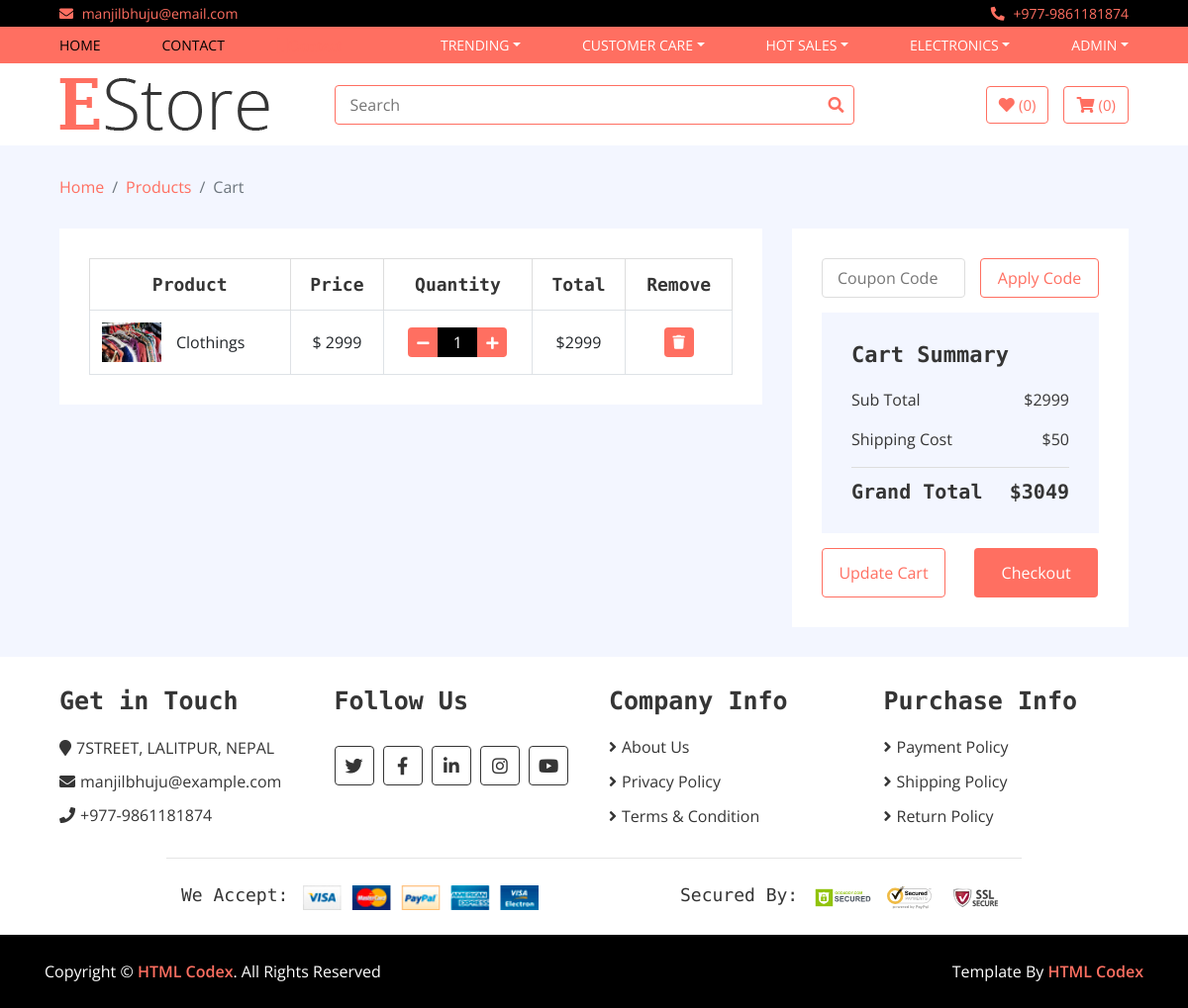
Page /my_cart (signed in) on the committed database.
### home/models.py (models this page shows, shortened)
class Category(models.Model):
    name = models.CharField(max_length = 100)
    logo = models.CharField(max_length=100)
    slug = models.TextField(unique=True)

class Cart(models.Model):
    username=models.CharField(max_length=200)
    slug=models.TextField()
    quantity=models.IntegerField(default=1)
    total=models.IntegerField()
    checkout=models.BooleanField(default=False)
    items=models.ForeignKey(Product,on_delete=models.CASCADE)

class Product(models.Model):
    name = models.CharField(max_length=200)
    price = models.IntegerField()
    discounted_price = models.IntegerField(default = 0)
    image = models.ImageField(upload_to='media')
    category = models.ForeignKey(Category,on_delete=models.CASCADE)
    subcategory = models.ForeignKey(SubCategory, on_delete=models.CASCADE)
    brand = models.ForeignKey(Brand,on_delete=models.CASCADE)
    description = models.TextField(blank=True)
    specification = RichTextField()
    slug = models.TextField(unique=True)
    stock = models.CharField(max_length=100,choices=STOCK)
    label = models.CharField(max_length=100,choices=LABELS, blank=True)

### home/views.py (the view)
# urls.py: path("my_cart", CartView.as_view(), name="my_cart"),
class CartView(BaseView):
    def get(self,request):
        grand_total = 0
        username = request.user.username
        self.views['my_carts'] = Cart.objects.filter(username=username,checkout=False)
        for i in self.views['my_carts']:
            grand_total = grand_total + i.total
        self.views['all_total'] = grand_total
        self.views['shipping'] = 50
        self.views['grand_total'] = grand_total + 50
        return render(request,'cart.html',self.views)

### templates/cart.html
{% extends 'base.html' %}
{% load static %}
{% block content %}
        <div class="breadcrumb-wrap">
            <div class="container-fluid">
                <ul class="breadcrumb">
                    <li class="breadcrumb-item"><a href="#">Home</a></li>
                    <li class="breadcrumb-item"><a href="#">Products</a></li>
                    <li class="breadcrumb-item active">Cart</li>
                </ul>
            </div>
        </div>
        <div class="cart-page">
            <div class="container-fluid">
                <div class="row">
                    <div class="col-lg-8">
                        <div class="cart-page-inner">
                            <div class="table-responsive">
                                <table class="table table-bordered">
                                    <thead class="thead-dark">
                                        <tr>
                                            <th>Product</th>
                                            <th>Price</th>
                                            <th>Quantity</th>
                                            <th>Total</th>
                                            <th>Remove</th>
                                        </tr>
                                    </thead>
                                    <tbody class="align-middle">
                                    {% for cart in my_carts %}
                                        <tr>
                                            <td>
                                                <div class="img">
                                                    <a href="#"><img src="{{cart.items.image.url}}" alt="Image"></a>
                                                    <p>{{cart.items.name}}</p>
                                                </div>
                                            </td>
                                            {% if cart.items.discounted_price > 0 %}
                                            <td>$ {{cart.items.discounted_price}}</td>
                                            {% else %}
                                            <td>$ {{cart.items.price}}</td>
                                            {% endif %}
                                            <td>
                                                <div class="qty">
                                                    <a href = "/reduce_cart/{{cart.slug}}"><button class="btn-minus"><i class="fa fa-minus"></i></button></a>
                                                    <input type="text" value="{{cart.quantity}}">
                                                    <a href = "/cart/{{cart.slug}}"><button class="btn-plus"><i class="fa fa-plus"></i></button></a>
                                                </div>
                                            </td>
                                            <td>${{cart.total}}</td>
                                            <td><a href = "/delete_cart/{{cart.slug}}"><button><i class="fa fa-trash"></i></button></a></td>
                                        </tr>
                                    {% endfor %}
                                    </tbody>
                                </table>
                            </div>
                        </div>
                    </div>
                    <div class="col-lg-4">
                        <div class="cart-page-inner">
                            <div class="row">
                                <div class="col-md-12">
                                    <div class="coupon">
                                        <input type="text" placeholder="Coupon Code">
                                        <button>Apply Code</button>
                                    </div>
                                </div>
                                <div class="col-md-12">
                                    <div class="cart-summary">
                                        <div class="cart-content">
                                            <h1>Cart Summary</h1>
                                            <p>Sub Total<span>${{all_total}}</span></p>
                                            <p>Shipping Cost<span>${{shipping}}</span></p>
                                            <h2>Grand Total<span>${{grand_total}}</span></h2>
                                        </div>
                                        <div class="cart-btn">
                                            <button>Update Cart</button>
                                            <button>Checkout</button>
                                        </div>
                                    </div>
                                </div>
                            </div>
                        </div>
                    </div>
                </div>
            </div>
        </div>
{% endblock %}

### templates/base.html (shortened to what this page needs)
<!DOCTYPE html>
{% load static %}
<html lang="en">
    <head>
        <link href="https://stackpath.bootstrapcdn.com/bootstrap/4.4.1/css/bootstrap.min.css" rel="stylesheet">
        <link href="https://cdnjs.cloudflare.com/ajax/libs/font-awesome/5.10.0/css/all.min.css" rel="stylesheet">
        <link href="{% static 'lib/slick/slick.css' %}" rel="stylesheet">
        <link href="lib/slick/slick-theme.css" rel="stylesheet">
        <link href="{% static 'css/style.css' %}" rel="stylesheet">
    </head>
    <body>
        <div class="top-bar">
            <div class="container-fluid">
                <div class="row">
                    <div class="col-sm-6">
                        <i class="fa fa-envelope"></i>
                        manjilbhuju@email.com
                    </div>
                    <div class="col-sm-6">
                        <i class="fa fa-phone-alt"></i>
                        +977-9861181874
                    </div>
                </div>
            </div>
        </div>
        <div class="nav">
            <div class="container-fluid">
                <nav class="navbar navbar-expand-md bg-dark navbar-dark">
                    <div class="collapse navbar-collapse justify-content-between" id="navbarCollapse">
                        <div class="navbar-nav mr-auto">
                            <a href="/" class="nav-item nav-link active">Home</a>
                        </div>
                        <div class="navbar-nav mr-auto">
                            <a href="/contact_us" class="nav-item nav-link active">Contact</a>
                        </div>
                        <div class="navbar-nav mr-auto">
                            <a name = "Contact" href="/contact_us" class="fa fa-mobile">Contact</a>
                        </div>
                        {% for cat in categories %}
                        <div class="navbar-nav ml-auto">
                            <div class="nav-item dropdown">
                                <a href="#" class="nav-link dropdown-toggle" data-toggle="dropdown">{{cat.name}}</a>
                            </div>
                        </div>
                        {% endfor %}
                        <div class="navbar-nav ml-auto">
                            <div class="nav-item dropdown">
                                {% if user.is_authenticated %}
                                <a href="#" class="nav-link dropdown-toggle" data-toggle="dropdown">{{user.username}}</a>
                                {% else %}
                                <a href="#" class="nav-link dropdown-toggle" data-toggle="dropdown">User Account</a>
                                <div class="dropdown-menu">
                                    <a href="/accounts/login" class="dropdown-item">Login</a>
                                    <a href="/signup" class="dropdown-item">Register</a>
                                </div>
                                {% endif%}
                            </div>
                        </div>
                    </div>
                </nav>
            </div>
        </div>
        <div class="bottom-bar">
            <div class="container-fluid">
                <div class="row align-items-center">
                    <div class="col-md-3">
                        <div class="logo">
                            <a href="index.html">
                                <img src="{% static 'img/logo.png' %}" alt="Logo">
                            </a>
                        </div>
                    </div>
                    <div class="col-md-6">
                        <form method = "GET" action="search">
                        <div class="search">
                            <input type="text" name = "query" placeholder="Search">
                            <button type = "submit"><i class="fa fa-search"></i></button>
                        </div>
                        </form>
                    </div>
                    <div class="col-md-3">
                        <div class="user">
                            <a href="wishlist.html" class="btn wishlist">
                                <i class="fa fa-heart"></i>
                                <span>(0)</span>
                            </a>
                            <a href="/my_cart" class="btn cart">
                                <i class="fa fa-shopping-cart"></i>
                                <span>(0)</span>
                            </a>
                        </div>
                    </div>
                </div>
            </div>
        </div>
    {% block content %}
    {% endblock %}
        <div class="footer">
            <div class="container-fluid">
                <div class="row">
                    <div class="col-lg-3 col-md-6">
                        <div class="footer-widget">
                            <h2>Get in Touch</h2>
                            <div class="contact-info">
                                <p><i class="fa fa-map-marker"></i>7STREET, LALITPUR, NEPAL</p>
                                <p><i class="fa fa-envelope"></i>manjilbhuju@example.com</p>
                                <p><i class="fa fa-phone"></i>+977-9861181874</p>
                            </div>
                        </div>
                    </div>
                    <div class="col-lg-3 col-md-6">
                        <div class="footer-widget">
                            <h2>Follow Us</h2>
                            <div class="contact-info">
                                <div class="social">
                                    <a href=""><i class="fab fa-twitter"></i></a>
                                    <a href=""><i class="fab fa-facebook-f"></i></a>
                                    <a href=""><i class="fab fa-linkedin-in"></i></a>
                                    <a href=""><i class="fab fa-instagram"></i></a>
                                    <a href=""><i class="fab fa-youtube"></i></a>
                                </div>
                            </div>
                        </div>
                    </div>
                    <div class="col-lg-3 col-md-6">
                        <div class="footer-widget">
                            <h2>Company Info</h2>
                            <ul>
                                <li><a href="#">About Us</a></li>
                                <li><a href="#">Privacy Policy</a></li>
                                <li><a href="#">Terms & Condition</a></li>
                            </ul>
                        </div>
                    </div>
                    <div class="col-lg-3 col-md-6">
                        <div class="footer-widget">
                            <h2>Purchase Info</h2>
                            <ul>
                                <li><a href="#">Payment Policy</a></li>
                                <li><a href="#">Shipping Policy</a></li>
                                <li><a href="#">Return Policy</a></li>
                            </ul>
                        </div>
                    </div>
                </div>
                <div class="row payment align-items-center">
                    <div class="col-md-6">
                        <div class="payment-method">
                            <h2>We Accept:</h2>
                            <img src="{% static 'img/payment-method.png' %}" alt="Payment Method" />
                        </div>
                    </div>
                    <div class="col-md-6">
                        <div class="payment-security">
                            <h2>Secured By:</h2>
                            <img src="{% static 'img/godaddy.svg' %}" alt="Payment Security" />
                            <img src="{% static 'img/norton.svg' %}" alt="Payment Security" />
                            <img src="{% static 'img/ssl.svg' %}" alt="Payment Security" />
                        </div>
                    </div>
                </div>
            </div>
        </div>
        <div class="footer-bottom">
            <div class="container">
                <div class="row">
                    <div class="col-md-6 copyright">
                        <p>Copyright &copy; <a href="https://htmlcodex.com">HTML Codex</a>. All Rights Reserved</p>
                    </div>
                    <div class="col-md-6 template-by">
                        <p>Template By <a href="https://htmlcodex.com">HTML Codex</a></p>
                    </div>
                </div>
            </div>
        </div>
    </body>
</html>

### rows in the picture
Category: name "TRENDING"
Category: name "CUSTOMER CARE"
Category: name "HOT SALES"
Category: name "ELECTRONICS"
Cart: items.image (picture), items.name "Clothings", items.price "2999", quantity "1", total "2999"

### other values in the picture
{{ user.username }} "ADMIN"
{{ all_total }} "2999"
{{ shipping }} "50"
{{ grand_total }} "3049"
